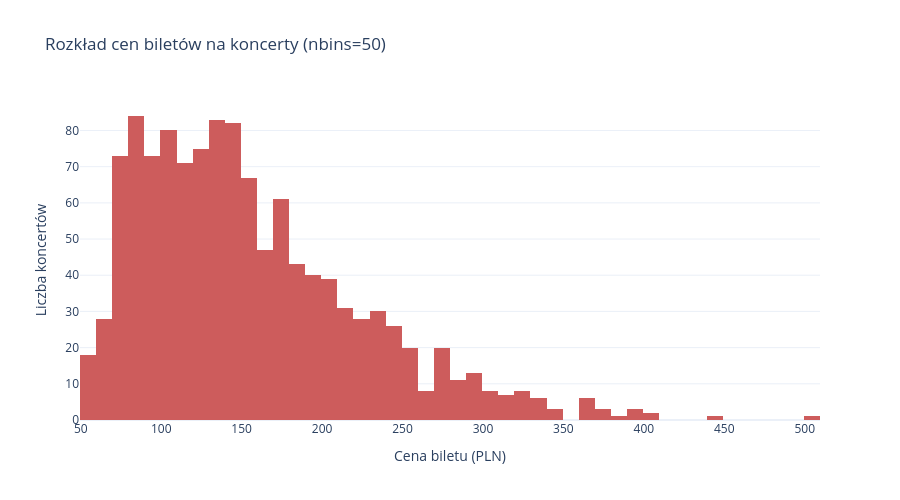
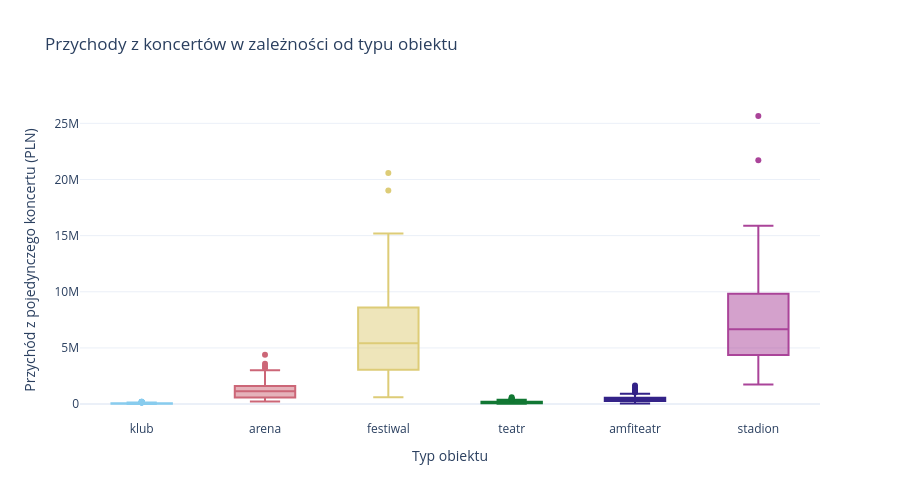

The code cell stored with these charts, in order, in its notebook:
### Markdown cell above
## Część 4 — Histogram i boxplot (2 pkt)
Przedstawiamy rozkład cen biletów za pomocą histogramu (wybrana wartość nbins=50 optymalnie grupuje dane). Następnie analizujemy przychody z poszczególnych koncertów w zależności od typu obiektu.

### Code cell
# Wykres 1: Histogram cen biletów
fig_hist = px.histogram(
    df,
    x="cena_biletu_pln",
    nbins=50,
    title="Rozkład cen biletów na koncerty (nbins=50)",
    labels={
        "cena_biletu_pln": "Cena biletu (PLN)",
        "count": "Liczba koncertów"
    },
    color_discrete_sequence=["indianred"],
    template="plotly_white"
)

fig_hist.update_layout(
    yaxis_title="Liczba koncertów",
    width=900,
    height=500
)
fig_hist.show()

# Wykres 2: Boxplot przychodów z koncertów według typu obiektu
fig_box = px.box(
    df,
    x="typ_obiektu",
    y="przychod_pln",
    title="Przychody z koncertów w zależności od typu obiektu",
    labels={
        "typ_obiektu": "Typ obiektu",
        "przychod_pln": "Przychód z pojedynczego koncertu (PLN)"
    },
    color="typ_obiektu",
    color_discrete_sequence=px.colors.qualitative.Safe,
    template="plotly_white"
)

fig_box.update_layout(
    showlegend=False,
    width=900,
    height=500
)
fig_box.show()

### Figure 1 — Plotly figure (JSON) as saved in the notebook; plotly's stock layout.template omitted (floating-point values rounded to 4 significant figures; data arrays with more than 128 entries replaced by an {"elided": "..."} marker saying what was removed)
{"data": [{"bingroup": "x", "hovertemplate": "Cena biletu (PLN)=%{x}<br>count=%{y}<extra></extra>", "legendgroup": "", "marker": {"color": "indianred", "pattern": {"shape": ""}}, "name": "", "nbinsx": 50, "orientation": "v", "showlegend": false, "type": "histogram", "x": {"elided": "1200 float values"}, "xaxis": "x", "yaxis": "y"}], "layout": {"barmode": "relative", "height": 500, "legend": {"tracegroupgap": 0}, "title": {"text": "Rozkład cen biletów na koncerty (nbins=50)"}, "width": 900, "xaxis": {"anchor": "y", "domain": [0, 1], "title": {"text": "Cena biletu (PLN)"}}, "yaxis": {"anchor": "x", "domain": [0, 1], "title": {"text": "Liczba koncertów"}}}}

### Figure 2 — Plotly figure (JSON) as saved in the notebook; plotly's stock layout.template omitted (floating-point values rounded to 4 significant figures; data arrays with more than 128 entries replaced by an {"elided": "..."} marker saying what was removed)
{"data": [{"alignmentgroup": "True", "hovertemplate": "Typ obiektu=%{x}<br>Przychód z pojedynczego koncertu (PLN)=%{y}<extra></extra>", "legendgroup": "klub", "marker": {"color": "rgb(136, 204, 238)"}, "name": "klub", "notched": false, "offsetgroup": "klub", "orientation": "v", "showlegend": true, "type": "box", "x": {"elided": "499 str values"}, "x0": " ", "xaxis": "x", "y": {"elided": "499 int values"}, "y0": " ", "yaxis": "y"}, {"alignmentgroup": "True", "hovertemplate": "Typ obiektu=%{x}<br>Przychód z pojedynczego koncertu (PLN)=%{y}<extra></extra>", "legendgroup": "arena", "marker": {"color": "rgb(204, 102, 119)"}, "name": "arena", "notched": false, "offsetgroup": "arena", "orientation": "v", "showlegend": true, "type": "box", "x": {"elided": "163 str values"}, "x0": " ", "xaxis": "x", "y": {"elided": "163 int values"}, "y0": " ", "yaxis": "y"}, {"alignmentgroup": "True", "hovertemplate": "Typ obiektu=%{x}<br>Przychód z pojedynczego koncertu (PLN)=%{y}<extra></extra>", "legendgroup": "festiwal", "marker": {"color": "rgb(221, 204, 119)"}, "name": "festiwal", "notched": false, "offsetgroup": "festiwal", "orientation": "v", "showlegend": true, "type": "box", "x": {"elided": "140 str values"}, "x0": " ", "xaxis": "x", "y": {"elided": "140 int values"}, "y0": " ", "yaxis": "y"}, {"alignmentgroup": "True", "hovertemplate": "Typ obiektu=%{x}<br>Przychód z pojedynczego koncertu (PLN)=%{y}<extra></extra>", "legendgroup": "teatr", "marker": {"color": "rgb(17, 119, 51)"}, "name": "teatr", "notched": false, "offsetgroup": "teatr", "orientation": "v", "showlegend": true, "type": "box", "x": {"elided": "176 str values"}, "x0": " ", "xaxis": "x", "y": {"elided": "176 int values"}, "y0": " ", "yaxis": "y"}, {"alignmentgroup": "True", "hovertemplate": "Typ obiektu=%{x}<br>Przychód z pojedynczego koncertu (PLN)=%{y}<extra></extra>", "legendgroup": "amfiteatr", "marker": {"color": "rgb(51, 34, 136)"}, "name": "amfiteatr", "notched": false, "offsetgroup": "amfiteatr", "orientation": "v", "showlegend": true, "type": "box", "x": {"elided": "155 str values"}, "x0": " ", "xaxis": "x", "y": {"elided": "155 int values"}, "y0": " ", "yaxis": "y"}, {"alignmentgroup": "True", "hovertemplate": "Typ obiektu=%{x}<br>Przychód z pojedynczego koncertu (PLN)=%{y}<extra></extra>", "legendgroup": "stadion", "marker": {"color": "rgb(170, 68, 153)"}, "name": "stadion", "notched": false, "offsetgroup": "stadion", "orientation": "v", "showlegend": true, "type": "box", "x": ["stadion", "stadion", "stadion", "stadion", "stadion", "stadion", "stadion", "stadion", "stadion", "stadion", "stadion", "stadion", "stadion", "stadion", "stadion", "stadion", "stadion", "stadion", "stadion", "stadion", "stadion", "stadion", "stadion", "stadion", "stadion", "stadion", "stadion", "stadion", "stadion", "stadion", "stadion", "stadion", "stadion", "stadion", "stadion", "stadion", "stadion", "stadion", "stadion", "stadion", "stadion", "stadion", "stadion", "stadion", "stadion", "stadion", "stadion", "stadion", "stadion", "stadion", "stadion", "stadion", "stadion", "stadion", "stadion", "stadion", "stadion", "stadion", "stadion", "stadion", "stadion", "stadion", "stadion", "stadion", "stadion", "stadion", "stadion"], "x0": " ", "xaxis": "x", "y": [11477040, 6654800, 11374500, 4506060, 8557600, 1745720, 15884280, 8867550, 9060090, 1871320, 7327680, 2481660, 10749120, 14145500, 4615000, 4912740, 10044720, 8756870, 3550750, 2256450, 8648640, 15323600, 2887560, 4845780, 3829050, 4636520, 10756000, 13065840, 5854140, 9439360, 3357840, 5353020, 2936440, 9483470, 6805120, 21701980, 6952170, 3499000, 14288040, 4105640, 4370400, 4439880, 6175760, 6091800, 11635010, 4414390, 7760940, 6956000, 4978080, 14232240, 5467350, 3529260, 9811620, 5469840, 12030720, 3240900, 6772500, 3955840, 3159890, 13686860, 6895100, 5310270, 4838700, 9817300, 3777750, 7652100, 25651500], "y0": " ", "yaxis": "y"}], "layout": {"boxmode": "overlay", "height": 500, "legend": {"title": {"text": "Typ obiektu"}, "tracegroupgap": 0}, "showlegend": false, "title": {"text": "Przychody z koncertów w zależności od typu obiektu"}, "width": 900, "xaxis": {"anchor": "y", "categoryarray": ["klub", "arena", "festiwal", "teatr", "amfiteatr", "stadion"], "categoryorder": "array", "domain": [0, 1], "title": {"text": "Typ obiektu"}}, "yaxis": {"anchor": "x", "domain": [0, 1], "title": {"text": "Przychód z pojedynczego koncertu (PLN)"}}}}
